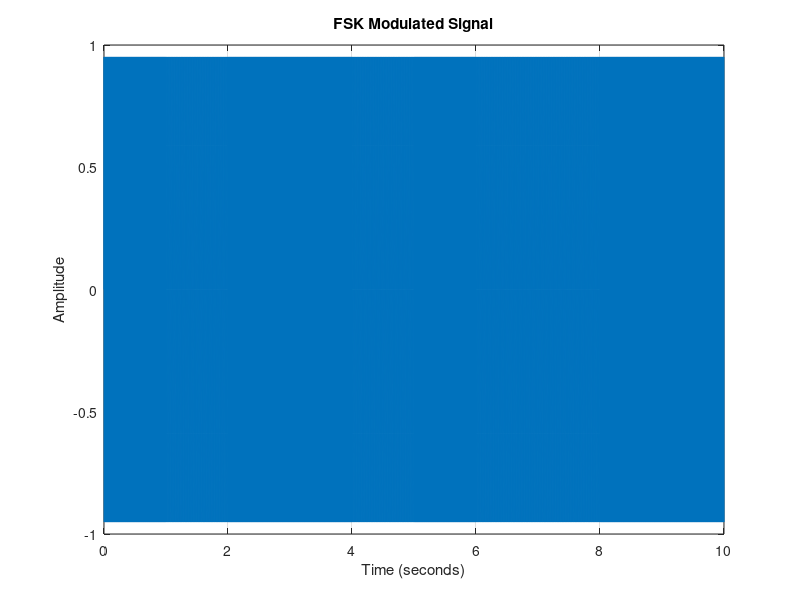

Write MATLAB code to recreate this figure.
% Parameters
Fs = 1000;        % Sampling frequency (Hz)
T = 1;            % Duration of the signal (seconds)
f0 = 100;         % Frequency for binary '0' (Hz)
f1 = 200;         % Frequency for binary '1' (Hz)
data = [1 0 1 1 0 1 0 0 1 1]; % Binary data sequence

% Time vector
t = 0:1/Fs:T-1/Fs;

% Initialize FSK signal
fsk_signal = [];

% Generate FSK signal based on data
for i = 1:length(data)
    if data(i) == 0
        fsk_signal = [fsk_signal sin(2*pi*f0*t)];  % Use frequency f0 for '0'
    else
        fsk_signal = [fsk_signal sin(2*pi*f1*t)];  % Use frequency f1 for '1'
    end
end

% Plot the FSK signal
figure;
plot((0:length(fsk_signal)-1)/Fs, fsk_signal);
title('FSK Modulated Signal');
xlabel('Time (seconds)');
ylabel('Amplitude');
grid on;

